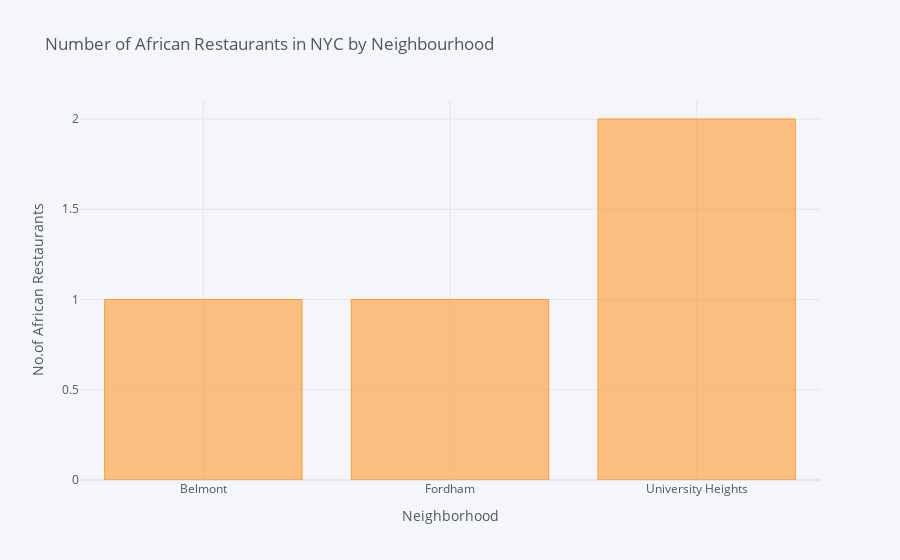

Here is the notebook cell this chart was saved with:
### Code cell
import plotly.express as px
african_rest_ny.groupby('Neighborhood')['ID'].count().iplot(kind='bar',xTitle='Neighborhood',
    yTitle='No.of African Restaurants',
    mode='markers',
    title='Number of African Restaurants in NYC by Neighbourhood')

### Figure 1 — Plotly figure (JSON) as saved in the notebook; plotly's stock layout.template omitted (floating-point values rounded to 4 significant figures)
{"data": [{"marker": {"color": "rgba(255, 153, 51, 0.6)", "line": {"color": "rgba(255, 153, 51, 1.0)", "width": 1}}, "name": "ID", "orientation": "v", "text": "", "type": "bar", "x": ["Belmont", "Fordham", "University Heights"], "y": [1, 1, 2]}], "layout": {"legend": {"bgcolor": "#F5F6F9", "font": {"color": "#4D5663"}}, "paper_bgcolor": "#F5F6F9", "plot_bgcolor": "#F5F6F9", "title": {"font": {"color": "#4D5663"}, "text": "Number of African Restaurants in NYC by Neighbourhood"}, "xaxis": {"gridcolor": "#E1E5ED", "showgrid": true, "tickfont": {"color": "#4D5663"}, "title": {"font": {"color": "#4D5663"}, "text": "Neighborhood"}, "zerolinecolor": "#E1E5ED"}, "yaxis": {"gridcolor": "#E1E5ED", "showgrid": true, "tickfont": {"color": "#4D5663"}, "title": {"font": {"color": "#4D5663"}, "text": "No.of African Restaurants"}, "zerolinecolor": "#E1E5ED"}}}
